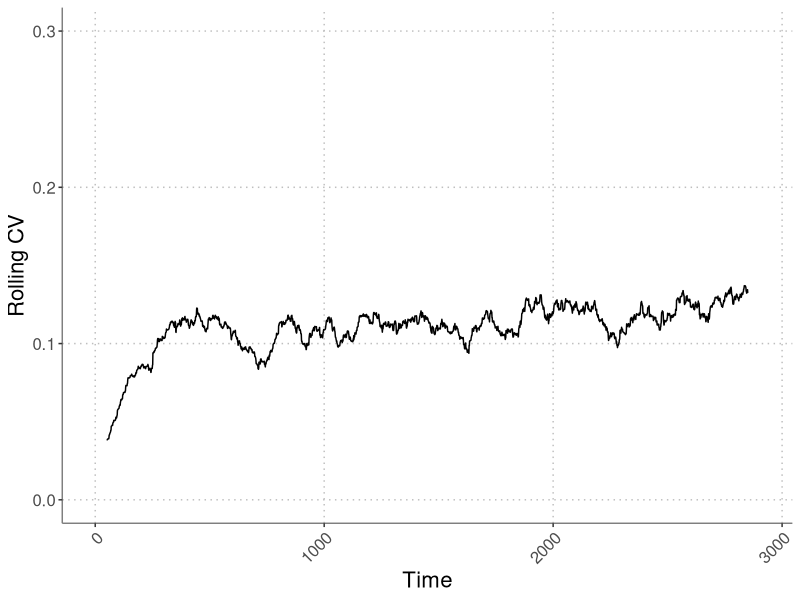

Recreate this plot in R. (Note: this script raises an error after producing the figure.)
#########################################################################
##  test_runs.R: does quick simulations of the four species model to   ##
##  test parameter combinations                                        ##
#########################################################################

rm(list=ls())                    # Erase the memory
library('mvtnorm')

####
####  THE MODEL FUNCTION -------------------------------------------
####
simulate_model <- function(seasons, days_to_track, Rmu, 
                           Rsd_annual, sigE, rho, 
                           alpha1, alpha2, alpha3, alpha4,
                           eta1, eta2, eta3, eta4,
                           r1, r2, r3, r4,
                           a1, a2, a3, a4,
                           b1, b2, b3, b4,
                           eps1, eps2, eps3, eps4,
                           D1, D2, D3, D4,
                           N1, N2, N3, N4, R, gVec) {
  
  require('deSolve') # for solving continuous differential equations
  require('mvtnorm') # for multivariate normal distribution functions
  
  ##  Assign parameter values to appropriate lists
  DNR <- c(D=c(D1,D2,D3,D4),    # initial dormant state abundance
           N=c(N1,N2,N3,N4),    # initial live state abundance
           R=R)                 # initial resource level
  
  parms <- list (
    r = c(r1,r2,r3,r4),          # max growth rate for each species
    a = c(a1,a2,a3,a4),          # rate parameter for Hill function 
    b = c(b1,b2,b3,b4),          # shape parameter for Hill function
    eps = c(eps1,eps2,eps3,eps4) # resource-to-biomass efficiency
  )
  
  
  ####
  ####  Sub-Model functions
  ####
  ## Continuous model
  updateNR <- function(t, NR, parms){
    with(as.list(c(NR, parms)), {
      dN1dt = N1*eps[1]*(uptake_R(r[1], R, a[1], b[1]))
      dN2dt = N2*eps[2]*(uptake_R(r[2], R, a[2], b[2]))
      dN3dt = N3*eps[3]*(uptake_R(r[3], R, a[3], b[3]))
      dN4dt = N4*eps[4]*(uptake_R(r[4], R, a[4], b[4]))
      dRdt = -1 * (dN1dt/eps[1] + dN2dt/eps[2] + dN3dt/eps[3] + dN4dt/eps[4])
      list(c(dN1dt, dN2dt, dN3dt, dN4dt, dRdt)) #output
    })
  } # end continuous function
  
  ## Discrete model
  update_DNR <- function(t, DNR, gammas,
                         alpha1, alpha2, alpha3, alpha4,
                         eta1, eta2, eta3, eta4) {
    with (as.list(DNR),{
      g1    <- gammas[1]
      g2    <- gammas[2]
      g3    <- gammas[3]
      g4    <- gammas[4]
      D1new <- (1-g1)*(alpha1*N1 + D1)*(1-eta1)
      D2new <- (1-g2)*(alpha2*N2 + D2)*(1-eta2)
      D3new <- (1-g3)*(alpha3*N3 + D3)*(1-eta3)
      D4new <- (1-g4)*(alpha4*N4 + D4)*(1-eta4)
      N1new <- g1*(alpha1*N1 + D1)*(1-eta1)
      N2new <- g2*(alpha2*N2 + D2)*(1-eta2)
      N3new <- g3*(alpha3*N3 + D3)*(1-eta3)
      N4new <- g4*(alpha4*N4 + D4)*(1-eta4)
      Rnew  <- Rvector[t]
      return(c(D1new, D2new, D3new, D4new, N1new, N2new, N3new, N4new, Rnew))
    })
  }
  
  ##  Resource uptake function (Hill function)
  uptake_R <- function(r, R, a, b) {
    return((r*R^a) / (b^a + R^a))
  }
  
  
  
  ####
  #### Simulate model -----------------------------------------------------
  ####
  days <- c(1:days_to_track)
  
  # Get "germination" fractions for each year
  num_spp <- length(parms$r)
  
  
  
  # Loop over seasons
  nmsDNR <- names(DNR)
  dormants <- grep("D", names(DNR))
  NR <- DNR[-dormants] 
  nmsNR <- names(NR)
  Rvector <- rlnorm(seasons, Rmu, Rsd_annual)
  saved_outs <- matrix(ncol=length(DNR), nrow=seasons+1)
  saved_outs[1,] <- DNR 
  
  for(season_now in 1:seasons) {
    output <- ode(y = NR, times=days,
                  func = updateNR, parms = parms)
    NR <- output[nrow(output),nmsNR]
    dormants <- grep("D", names(DNR))
    DNR <- c(DNR[dormants], NR)
    saved_outs[season_now+1,] <- DNR
    names(DNR) <- nmsDNR
    DNR <- update_DNR(season_now, DNR, gVec[season_now,],
                      alpha1 = alpha1, alpha2 = alpha2, alpha3 = alpha3, alpha4 = alpha4,
                      eta1 = eta1, eta2 = eta2, eta3 = eta3, eta4 = eta4)
    names(DNR) <- nmsDNR
    NR <- DNR[-dormants]
    names(NR) <- nmsNR
  } # next season
  
  return(saved_outs)
  
} #end simulation function



####
####  SIMULATE THE MODEL --------------------------------------------
####
set.seed(123456789) # Set seed to reproduce random results

## Define vectors of parameters to vary
# Initial conditions

DNR <- rbind(c(D=c(25,0.1,0.1,0.1),N=c(25,0.1,0.1,0.1),R=20)) # open community


sig_e_vec <- c(rep(0,100),seq(0,2.5,length.out = 3000))
timesim <- length(sig_e_vec)
getG <- function(sigE, rho, nTime, num_spp) {
  varcov <- matrix(rep(rho*sigE,num_spp*2), num_spp, num_spp)
  diag(varcov) <- sigE
  if(sigE > 0) { varcov <- Matrix::nearPD(varcov)$mat } # coerce matrix to positive definite
  varcov <- as.matrix(varcov)
  e <- rmvnorm(n = nTime, mean = rep(0,num_spp), sigma = varcov)
  g <- exp(e) / (1+exp(e))
  return(g)
}
rho_sim <- 0
gVec <- matrix(nrow=timesim,ncol=4)
for(i in 1:timesim){
  gVec[i,] <- getG(sigE = sig_e_vec[i], rho = rho_sim, nTime = 1, num_spp = 4)
}



##  Define constant parameters in list
constant_parameters <- list (
  seasons = timesim,               # number of seasons to simulate
  days_to_track = 100,             # number of days to simulate in odSolve
  Rmu = 3,                         # mean resource pulse (on log scale)
  Rsd_annual = 0.0,                # std dev of resource pulses (on log scale)
  # sigE = 0,                      # environmental cue variance
  rho = rho_sim,                   # environmental cue correlation between species
  alpha1 = 0.50,                   # live-to-dormant biomass fraction; spp1
  alpha2 = 0.494,                  # live-to-dormant biomass fraction; spp2
  alpha3 = 0.49,                   # live-to-dormant biomass fraction; spp3
  alpha4 = 0.483,                  # live-to-dormant biomass fraction; spp4
  eta1 = 0.1,                      # dormant mortality; spp1
  eta2 = 0.1,                      # dormant mortality; spp2
  eta3 = 0.1,                      # dormant mortality; spp3
  eta4 = 0.1                       # dormant mortality; spp4
)

grow_parameters <- list (
  r   = c(0.2,0.2,0.2,0.2),   # max growth rate for each species
  a   = c(2,2,2,2),           # rate parameter for Hill function 
  b   = c(2.5,2.5,2.5,2.5),   # shape parameter for Hill function
  eps = c(0.5,0.5,0.5,0.5)    # resource-to-biomass efficiency
)

# Make on long vector of named parameters
constant_param_vec <- c(unlist(constant_parameters), unlist(grow_parameters))
parameters <- c(constant_param_vec, DNR)
dnr_slots <- which(names(parameters) == "")
names(parameters)[dnr_slots] <- colnames(DNR)
outs <- do.call(simulate_model,c(list(gVec=gVec),parameters)) 



####
####  PLOTS FOR INFOGRAPHIC
####
library(ggplot2)
library(reshape2)
library(viridis)
library(ggthemes)
library(zoo)

dosim <- as.data.frame(outs[101:3000,5:8])
colnames(dosim) <- c("Species 1","Species 2","Species 3","Species 4")
dosim$total <- rowSums(dosim)
colnames(dosim)[5] <- "Total Biomass"
dosim$iteration <- 1:2900
dosim_long <- melt(dosim, id.vars = "iteration")

mycv <- function(x) {sd(x) / mean(x)}
rolling_cv <- data.frame(cv = rollapply(dosim$`Total Biomass`, width=100, FUN=mycv, fill=NA),
                         iteration = 1:2900)
ggplot(rolling_cv, aes(x=iteration, y=cv))+
  geom_line()+
  ylab("Rolling CV")+
  xlab("Time")+
  scale_y_continuous(limits=c(0,0.3))+
  theme(panel.grid.major = element_line(colour = "grey", linetype = "dotted"),
        panel.grid.minor = element_line(colour = "white", linetype = "dotted"),
        panel.background = element_rect("white"),
        axis.line.x = element_line("grey50"),
        axis.line.y = element_line("grey50"),
        axis.title = element_text(size=16))+
  theme(axis.text.x = element_text(size=12,angle = 45, hjust = 1),
        axis.text.y = element_text(size=12))
ggsave(paste0("../manuscript/components/open_community_infographic_cv.pdf"), width = 3, height = 3, units = "in")

# mycols <- c("#890584","#b1cb3d","#12205b","#0085dc", rgb(52, 0, 66, maxColorValue = 255))
mycols <- c("#000000", "#E69F00", "#56B4E9", "#009E73", "#F0E442", "#0072B2", "#D55E00", "#CC79A7")
mycols <- c("#E69F00", "#56B4E9", "#009E73", "#CC79A7", NA)
# mycols <- c("orange","blue","red", "green", "grey25")
ggplot(dosim_long, aes(x=iteration, y=value, color=variable))+
  geom_line(size=0.35)+
  scale_color_manual(values=mycols)+
  # scale_color_viridis(discrete=TRUE, direction = -1, end = 0.9, name="")+
  # scale_alpha_manual(values = c(0.7,0.7,0.7,0.7,1))+
  xlab("Time")+
  ylab("Biomass")+
  scale_y_continuous(limits=c(0,30))+
  theme(panel.grid.major = element_line(colour = "grey", linetype = "dotted"),
        panel.grid.minor = element_line(colour = "white", linetype = "dotted"),
        panel.background = element_rect("white"),
        axis.line.x = element_line("white"),
        axis.line.y = element_line("white"),
        axis.title = element_text(size=16))+
  theme(axis.text.x = element_text(size=12),
        axis.text.y = element_text(size=12))+
  guides(color=FALSE, alpha=FALSE)
ggsave(paste0("../manuscript/components/open_community_infographic.pdf"), width = 8, height = 3, units = "in")




####
####  CLOSED COMMUNITY SIMULATION
####
DNR <- rbind(c(D=c(1,0,0,0),N=c(1,0,0,0),R=20)) # closed community
parameters <- c(constant_param_vec, DNR)
dnr_slots <- which(names(parameters) == "")
names(parameters)[dnr_slots] <- colnames(DNR)
outs_close <- do.call(simulate_model,c(list(gVec=gVec),parameters)) 
dosim_close <- as.data.frame(outs_close[101:3000,5:8])
colnames(dosim_close) <- c("Species 1","Species 2","Species 3","Species 4")
dosim_close$total <- rowSums(dosim_close)
colnames(dosim_close)[5] <- "Total Biomass"
dosim_close$iteration <- 1:2900
dosim_long_close <- melt(dosim_close, id.vars = "iteration")

ggplot(dosim_long_close, aes(x=iteration, y=value, color=variable))+
  geom_line()+
  scale_color_manual(values=mycols)+
  # scale_color_viridis(discrete=TRUE, direction = -1, end = 0.9, name="")+
  # scale_alpha_manual(values = c(0.5,0.5,0.5,0.5,1))+
  xlab("Time")+
  ylab("Biomass")+
  scale_y_continuous(limits=c(0,30))+
  theme(panel.grid.major = element_line(colour = "grey", linetype = "dotted"),
        panel.grid.minor = element_line(colour = "white", linetype = "dotted"),
        panel.background = element_rect("white"),
        axis.line.x = element_line("white"),
        axis.line.y = element_line("white"),
        axis.title = element_text(size=16))+
  theme(axis.text.x = element_text(size=12),
        axis.text.y = element_text(size=12))+
  guides(color=FALSE, alpha=FALSE)
ggsave(paste0("../manuscript/components/closed_community_infographic.pdf"), width = 8, height = 3, units = "in")

rolling_cv_close <- data.frame(cv = rollapply(dosim_close$`Total Biomass`, width=100, FUN=mycv, fill=NA),
                               iteration = 1:2900)

ggplot(rolling_cv_close, aes(x=iteration, y=cv))+
  geom_line()+
  ylab("Rolling CV")+
  xlab("Time")+
  scale_y_continuous(limits=c(0,0.3))+
  theme(panel.grid.major = element_line(colour = "grey", linetype = "dotted"),
        panel.grid.minor = element_line(colour = "white", linetype = "dotted"),
        panel.background = element_rect("white"),
        axis.line.x = element_line("grey50"),
        axis.line.y = element_line("grey50"),
        axis.title = element_text(size=16))+
  theme(axis.text.x = element_text(size=12,angle = 45, hjust = 1),
        axis.text.y = element_text(size=12))
ggsave(paste0("../manuscript/components/closed_community_infographic_cv.pdf"), width = 3, height = 3, units = "in")


# sig_df <- data.frame(variance = sig_e_vec[101:3000],
#                      years = 101:3000)
# ggplot(sig_df, aes(x=years, y=variance))+
#   geom_point(size=2)+
#   ylab(expression(paste("Environmental variance (", sigma[E]^2, ")")))+
#   xlab("Time")+
#   theme(panel.grid.major = element_line(colour = "grey", linetype = "dotted"),
#         panel.grid.minor = element_line(colour = "white", linetype = "dotted"),
#         panel.background = element_rect("white"),
#         axis.line.x = element_line("grey50"),
#         axis.line.y = element_line("grey50"),
#         axis.title = element_text(size=16))+
#   theme(axis.text.x = element_text(angle = 45, hjust = 1))
# ggsave(paste0("../manuscript/components/infographic_variance.png"), width = 8, height = 2, units = "in", dpi = 72)
